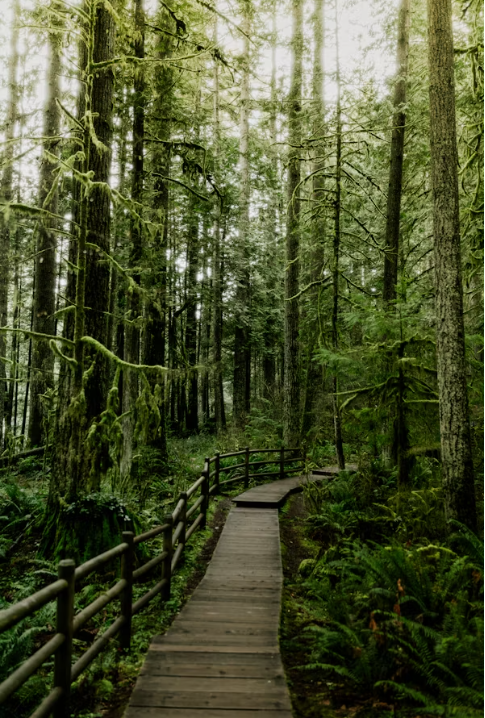
#> input picture exp10/nature.png, 485 x 718 px
$ python hough.py
#> lines starting #> are read from the running program, lines starting #| are printed output that depends on the picture

import cv2
import numpy as np
import matplotlib.pyplot as plt

img = cv2.imread('nature.png')            # Read color image
#> img is the input picture: shape (718, 485, 3); mean B, G, R 47, 81.7, 74.8
gray = cv2.cvtColor(img, cv2.COLOR_BGR2GRAY)  # Convert to grayscale
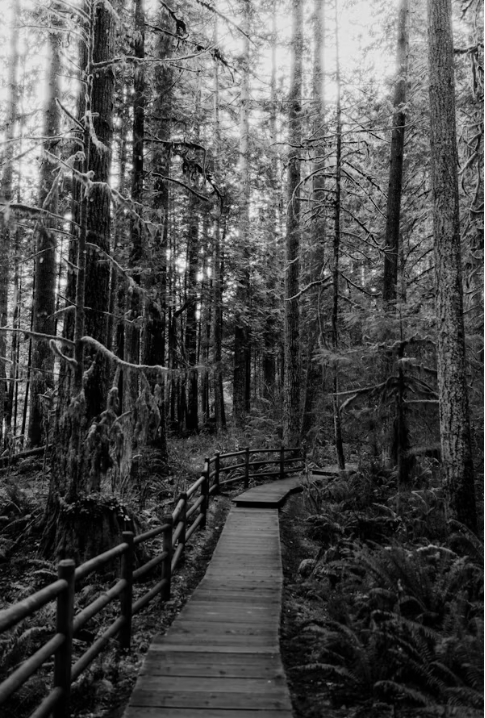
#> gray: shape (718, 485); min 0, max 255, mean 75.7

blurred = cv2.GaussianBlur(gray, (3,3), 0)
edges = cv2.Canny(blurred, 50, 150, apertureSize=3)
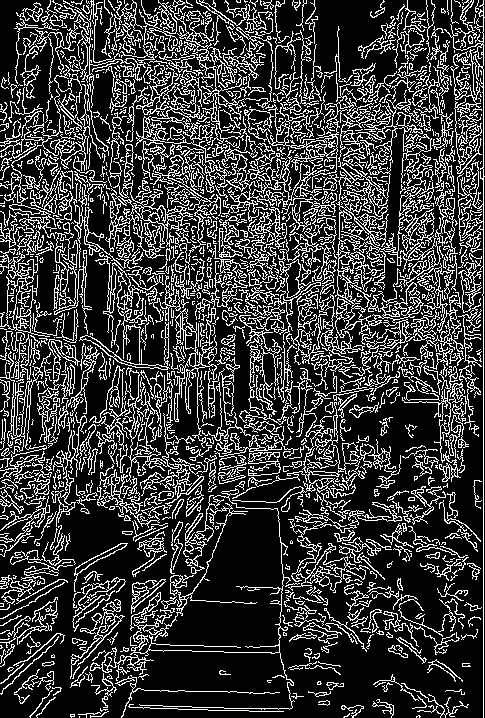
#> edges: shape (718, 485); 23.4% white in thin lines or dots

lines = cv2.HoughLinesP(edges,
                        rho=1,                   # Distance resolution (1 pixel)
                        theta=np.pi/180,         # Angle resolution (1 degree)
                        threshold=50,            # Minimum votes to detect a line
                        minLineLength=50,        # Minimum length of a line segment
                        maxLineGap=10)           # Max g
#> lines = 1052 rows, first 6: [483, 717, 483, 0], [293, 217, 395, 99], [42, 488, 478, 52], [164, 401, 168, 171], [137, 472, 140, 310], [46, 593, 61, 525]
if lines is not None:
    for line in lines:
        x1, y1, x2, y2 = line[0]
        cv2.line(img, (x1, y1), (x2, y2), (0, 0, 255), 2)
#> this loop made 1052 passes
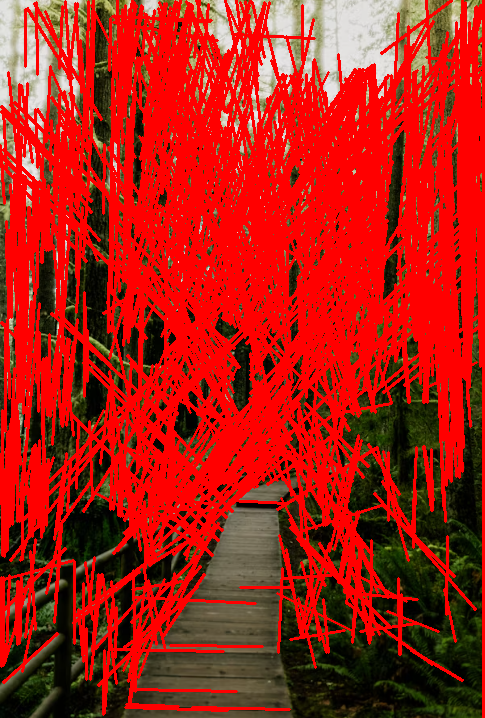
#> img: shape (718, 485, 3); mean B, G, R 19.4, 31.4, 170.2

plt.figure(figsize=(12,6))
plt.subplot(1,2,1)
plt.imshow(edges, cmap='gray')
plt.title('Detected Edges (Canny)')

plt.subplot(1,2,2)
plt.imshow(cv2.cvtColor(img, cv2.COLOR_BGR2RGB))
plt.title('Detected Lines using Hough Transform')

plt.show()
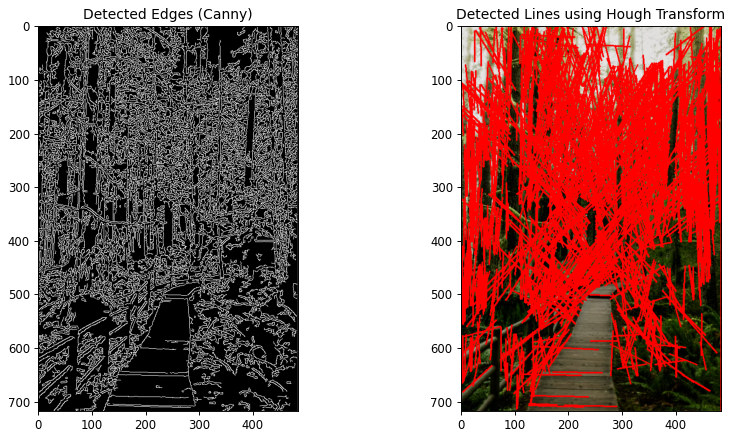
#> figure drawn by matplotlib, 2 panels
